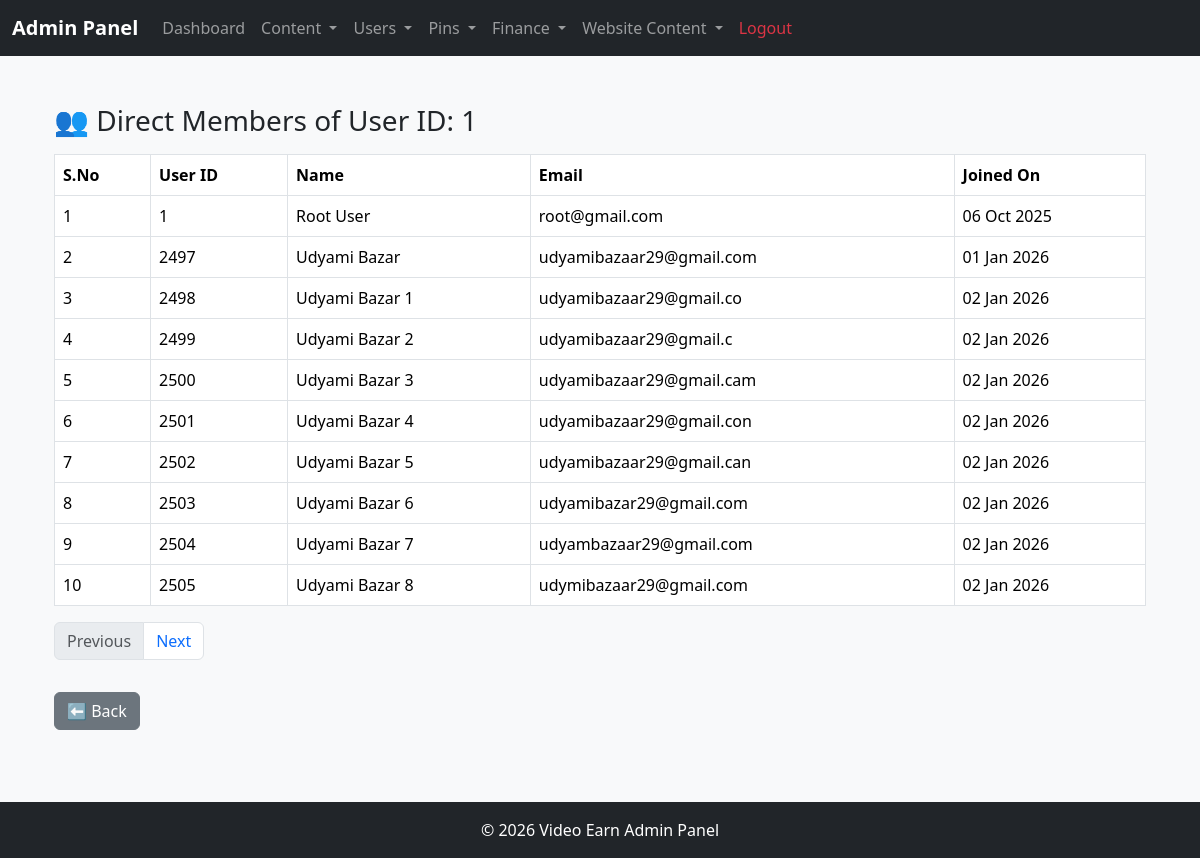
The page /admin/founder_directs.php?user_id=1 (signed in) on the database its author committed.
### tables this page shows
CREATE TABLE `users` (
  `id` int(11) NOT NULL,
  `sponsor_id` int(11) DEFAULT NULL,
  `parent_id` int(11) DEFAULT NULL,
  `position` enum('left','right') DEFAULT NULL,
  `name` varchar(150) NOT NULL,
  `email` varchar(150) NOT NULL,
  `mobile` varchar(20) DEFAULT NULL,
  `password` varchar(255) NOT NULL,
  `plain_password` varchar(100) DEFAULT NULL,
  `pin` varchar(32) DEFAULT NULL,
  `is_active` tinyint(1) DEFAULT 0,
  `referrer_id` int(11) DEFAULT NULL,
  `wallet_balance` decimal(10,2) DEFAULT 0.00,
  `created_at` datetime DEFAULT current_timestamp(),
  `product_id` int(11) DEFAULT NULL,
  `delivery_type` enum('Booking','Instant') DEFAULT 'Instant'
);

### admin/founder_directs.php (the view, shortened to what this page needs)
<?php
include 'includes/header.php';
$user_id = (int)$_GET['user_id'];
$limit = 10;
$page = isset($_GET['page']) ? (int)$_GET['page'] : 1;
$offset = ($page - 1) * $limit;
$count_sql = "SELECT COUNT(*) AS total FROM users WHERE sponsor_id = $user_id";
$count_res = mysqli_query($conn, $count_sql);
$total_rows = mysqli_fetch_assoc($count_res)['total'];
$total_pages = ceil($total_rows / $limit);
$sql = "
    SELECT id, name, email, created_at
    FROM users
    WHERE sponsor_id = $user_id
    LIMIT $limit OFFSET $offset
";
$result = mysqli_query($conn, $sql);
?>
<div class="container mt-4">
    <h3>👥 Direct Members of User ID: <?= $user_id ?></h3>
<table class="table table-bordered mt-3">
    <thead>
        <tr>
            <th>S.No</th>
            <th>User ID</th>
            <th>Name</th>
            <th>Email</th>
            <th>Joined On</th>
        </tr>
    </thead>
    <tbody>
    <?php
    $sn = $offset + 1;
    while ($row = mysqli_fetch_assoc($result)):
    ?>
        <tr>
            <td><?= $sn++; ?></td>
            <td><?= $row['id'] ?></td>
            <td><?= htmlspecialchars($row['name']) ?></td>
            <td><?= htmlspecialchars($row['email']) ?></td>
            <td><?= date('d M Y', strtotime($row['created_at'])) ?></td>
        </tr>
    <?php endwhile; ?>
    </tbody>
</table>
<nav>
    <ul class="pagination">
        <li class="page-item <?= ($page <= 1) ? 'disabled' : '' ?>">
            <a class="page-link" href="?user_id=<?= $user_id ?>&page=<?= $page - 1 ?>">Previous</a>
        </li>
        <li class="page-item <?= ($page >= $total_pages) ? 'disabled' : '' ?>">
            <a class="page-link" href="?user_id=<?= $user_id ?>&page=<?= $page + 1 ?>">Next</a>
        </li>
    </ul>
</nav>
<a href="founder_club.php" class="btn btn-secondary mt-3">⬅ Back</a>
</div>
<?php include 'includes/footer.php'; ?>

### assest/style.css (style rules this page uses)
body { background-color: #f8f9fa; }
h1, h2, h3 { font-family: 'Segoe UI', sans-serif; }

### rows shown on the page
users: id "1", name "Root User", email "root@gmail.com", created_at "06 Oct 2025"
users: id "2497", name "Udyami Bazar", email "udyamibazaar29@gmail.com", created_at "01 Jan 2026"
users: id "2498", name "Udyami Bazar 1", email "udyamibazaar29@gmail.co", created_at "02 Jan 2026"
users: id "2499", name "Udyami Bazar 2", email "udyamibazaar29@gmail.c", created_at "02 Jan 2026"
users: id "2500", name "Udyami Bazar 3", email "udyamibazaar29@gmail.cam", created_at "02 Jan 2026"
users: id "2501", name "Udyami Bazar 4", email "udyamibazaar29@gmail.con", created_at "02 Jan 2026"
users: id "2502", name "Udyami Bazar 5", email "udyamibazaar29@gmail.can", created_at "02 Jan 2026"
users: id "2503", name "Udyami Bazar 6", email "udyamibazar29@gmail.com", created_at "02 Jan 2026"
users: id "2504", name "Udyami Bazar 7", email "udyambazaar29@gmail.com", created_at "02 Jan 2026"
users: id "2505", name "Udyami Bazar 8", email "udymibazaar29@gmail.com", created_at "02 Jan 2026"

### other values the page prints
$user_id "1"
